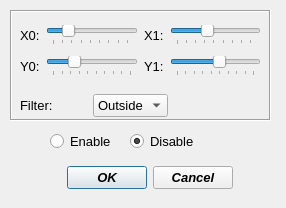
<?xml version="1.0" encoding="UTF-8"?>
<ui version="4.0">
 <class>FilterDialog</class>
 <widget class="QDialog" name="FilterDialog">
  <property name="windowModality">
   <enum>Qt::NonModal</enum>
  </property>
  <property name="geometry">
   <rect>
    <x>0</x>
    <y>0</y>
    <width>286</width>
    <height>208</height>
   </rect>
  </property>
  <property name="sizePolicy">
   <sizepolicy hsizetype="Fixed" vsizetype="Fixed">
    <horstretch>0</horstretch>
    <verstretch>0</verstretch>
   </sizepolicy>
  </property>
  <property name="minimumSize">
   <size>
    <width>286</width>
    <height>208</height>
   </size>
  </property>
  <property name="maximumSize">
   <size>
    <width>286</width>
    <height>208</height>
   </size>
  </property>
  <property name="windowTitle">
   <string>Dialog</string>
  </property>
  <property name="modal">
   <bool>true</bool>
  </property>
  <widget class="QFrame" name="frame">
   <property name="geometry">
    <rect>
     <x>10</x>
     <y>10</y>
     <width>261</width>
     <height>111</height>
    </rect>
   </property>
   <property name="font">
    <font>
     <family>Ubuntu</family>
     <pointsize>10</pointsize>
    </font>
   </property>
   <property name="frameShape">
    <enum>QFrame::Box</enum>
   </property>
   <property name="frameShadow">
    <enum>QFrame::Sunken</enum>
   </property>
   <widget class="QWidget" name="horizontalLayoutWidget_5">
    <property name="geometry">
     <rect>
      <x>10</x>
      <y>80</y>
      <width>148</width>
      <height>31</height>
     </rect>
    </property>
    <property name="font">
     <font>
      <family>Ubuntu</family>
      <pointsize>10</pointsize>
     </font>
    </property>
    <layout class="QHBoxLayout" name="horizontalLayout_5">
     <item>
      <widget class="QLabel" name="label_6">
       <property name="enabled">
        <bool>true</bool>
       </property>
       <property name="sizePolicy">
        <sizepolicy hsizetype="Minimum" vsizetype="Minimum">
         <horstretch>0</horstretch>
         <verstretch>0</verstretch>
        </sizepolicy>
       </property>
       <property name="font">
        <font>
         <family>Ubuntu</family>
         <pointsize>10</pointsize>
        </font>
       </property>
       <property name="text">
        <string>Filter:</string>
       </property>
      </widget>
     </item>
     <item>
      <widget class="QComboBox" name="filterCombo">
       <property name="font">
        <font>
         <family>Ubuntu</family>
         <pointsize>10</pointsize>
        </font>
       </property>
       <item>
        <property name="text">
         <string>Outside</string>
        </property>
       </item>
       <item>
        <property name="text">
         <string>Inside</string>
        </property>
       </item>
      </widget>
     </item>
    </layout>
   </widget>
  </widget>
  <widget class="QWidget" name="verticalLayoutWidget_2">
   <property name="geometry">
    <rect>
     <x>50</x>
     <y>160</y>
     <width>183</width>
     <height>36</height>
    </rect>
   </property>
   <property name="font">
    <font>
     <family>Ubuntu</family>
     <pointsize>10</pointsize>
    </font>
   </property>
   <layout class="QVBoxLayout" name="verticalLayout_2">
    <item>
     <widget class="QDialogButtonBox" name="buttonBox">
      <property name="font">
       <font>
        <family>Ubuntu</family>
        <pointsize>10</pointsize>
        <weight>75</weight>
        <italic>true</italic>
        <bold>true</bold>
       </font>
      </property>
      <property name="orientation">
       <enum>Qt::Horizontal</enum>
      </property>
      <property name="standardButtons">
       <set>QDialogButtonBox::Cancel|QDialogButtonBox::Ok</set>
      </property>
     </widget>
    </item>
   </layout>
  </widget>
  <widget class="QWidget" name="horizontalLayoutWidget_7">
   <property name="geometry">
    <rect>
     <x>20</x>
     <y>20</y>
     <width>241</width>
     <height>61</height>
    </rect>
   </property>
   <property name="font">
    <font>
     <family>Ubuntu</family>
     <pointsize>10</pointsize>
    </font>
   </property>
   <layout class="QHBoxLayout" name="horizontalLayout_7">
    <item>
     <layout class="QVBoxLayout" name="verticalLayout">
      <item>
       <layout class="QHBoxLayout" name="horizontalLayout">
        <item>
         <widget class="QLabel" name="label_2">
          <property name="font">
           <font>
            <family>Ubuntu</family>
            <pointsize>10</pointsize>
           </font>
          </property>
          <property name="text">
           <string>X0:</string>
          </property>
         </widget>
        </item>
        <item>
         <widget class="QSlider" name="x0Slider">
          <property name="font">
           <font>
            <family>Ubuntu</family>
            <pointsize>10</pointsize>
           </font>
          </property>
          <property name="maximum">
           <number>500</number>
          </property>
          <property name="singleStep">
           <number>10</number>
          </property>
          <property name="value">
           <number>100</number>
          </property>
          <property name="sliderPosition">
           <number>100</number>
          </property>
          <property name="orientation">
           <enum>Qt::Horizontal</enum>
          </property>
          <property name="tickPosition">
           <enum>QSlider::TicksBelow</enum>
          </property>
          <property name="tickInterval">
           <number>60</number>
          </property>
         </widget>
        </item>
       </layout>
      </item>
      <item>
       <layout class="QHBoxLayout" name="horizontalLayout_2">
        <item>
         <widget class="QLabel" name="label_3">
          <property name="font">
           <font>
            <family>Ubuntu</family>
            <pointsize>10</pointsize>
           </font>
          </property>
          <property name="text">
           <string>Y0:</string>
          </property>
         </widget>
        </item>
        <item>
         <widget class="QSlider" name="y0Slider">
          <property name="font">
           <font>
            <family>Ubuntu</family>
            <pointsize>10</pointsize>
           </font>
          </property>
          <property name="maximum">
           <number>360</number>
          </property>
          <property name="singleStep">
           <number>10</number>
          </property>
          <property name="value">
           <number>100</number>
          </property>
          <property name="sliderPosition">
           <number>100</number>
          </property>
          <property name="orientation">
           <enum>Qt::Horizontal</enum>
          </property>
          <property name="tickPosition">
           <enum>QSlider::TicksBelow</enum>
          </property>
          <property name="tickInterval">
           <number>40</number>
          </property>
         </widget>
        </item>
       </layout>
      </item>
     </layout>
    </item>
    <item>
     <layout class="QVBoxLayout" name="verticalLayout_3">
      <item>
       <layout class="QHBoxLayout" name="horizontalLayout_3">
        <item>
         <widget class="QLabel" name="label_4">
          <property name="font">
           <font>
            <family>Ubuntu</family>
            <pointsize>10</pointsize>
           </font>
          </property>
          <property name="text">
           <string>X1:</string>
          </property>
         </widget>
        </item>
        <item>
         <widget class="QSlider" name="x1Slider">
          <property name="font">
           <font>
            <family>Ubuntu</family>
            <pointsize>10</pointsize>
           </font>
          </property>
          <property name="maximum">
           <number>500</number>
          </property>
          <property name="singleStep">
           <number>10</number>
          </property>
          <property name="value">
           <number>200</number>
          </property>
          <property name="orientation">
           <enum>Qt::Horizontal</enum>
          </property>
          <property name="tickPosition">
           <enum>QSlider::TicksBelow</enum>
          </property>
          <property name="tickInterval">
           <number>60</number>
          </property>
         </widget>
        </item>
       </layout>
      </item>
      <item>
       <layout class="QHBoxLayout" name="horizontalLayout_4">
        <item>
         <widget class="QLabel" name="label_5">
          <property name="font">
           <font>
            <family>Ubuntu</family>
            <pointsize>10</pointsize>
           </font>
          </property>
          <property name="text">
           <string>Y1:</string>
          </property>
         </widget>
        </item>
        <item>
         <widget class="QSlider" name="y1Slider">
          <property name="font">
           <font>
            <family>Ubuntu</family>
            <pointsize>10</pointsize>
           </font>
          </property>
          <property name="maximum">
           <number>360</number>
          </property>
          <property name="singleStep">
           <number>10</number>
          </property>
          <property name="sliderPosition">
           <number>200</number>
          </property>
          <property name="orientation">
           <enum>Qt::Horizontal</enum>
          </property>
          <property name="tickPosition">
           <enum>QSlider::TicksBelow</enum>
          </property>
          <property name="tickInterval">
           <number>40</number>
          </property>
         </widget>
        </item>
       </layout>
      </item>
     </layout>
    </item>
   </layout>
  </widget>
  <widget class="QRadioButton" name="enableRB">
   <property name="geometry">
    <rect>
     <x>50</x>
     <y>130</y>
     <width>108</width>
     <height>23</height>
    </rect>
   </property>
   <property name="font">
    <font>
     <family>Ubuntu</family>
     <pointsize>10</pointsize>
    </font>
   </property>
   <property name="text">
    <string>Enable</string>
   </property>
   <attribute name="buttonGroup">
    <string notr="true">buttonGroup</string>
   </attribute>
  </widget>
  <widget class="QRadioButton" name="disableRB">
   <property name="geometry">
    <rect>
     <x>130</x>
     <y>130</y>
     <width>108</width>
     <height>23</height>
    </rect>
   </property>
   <property name="font">
    <font>
     <family>Ubuntu</family>
     <pointsize>10</pointsize>
    </font>
   </property>
   <property name="text">
    <string>Disable</string>
   </property>
   <property name="checked">
    <bool>true</bool>
   </property>
   <attribute name="buttonGroup">
    <string notr="true">buttonGroup</string>
   </attribute>
  </widget>
 </widget>
 <resources/>
 <connections>
  <connection>
   <sender>buttonBox</sender>
   <signal>accepted()</signal>
   <receiver>FilterDialog</receiver>
   <slot>accept()</slot>
   <hints>
    <hint type="sourcelabel">
     <x>231</x>
     <y>194</y>
    </hint>
    <hint type="destinationlabel">
     <x>157</x>
     <y>207</y>
    </hint>
   </hints>
  </connection>
  <connection>
   <sender>buttonBox</sender>
   <signal>rejected()</signal>
   <receiver>FilterDialog</receiver>
   <slot>reject()</slot>
   <hints>
    <hint type="sourcelabel">
     <x>231</x>
     <y>194</y>
    </hint>
    <hint type="destinationlabel">
     <x>285</x>
     <y>207</y>
    </hint>
   </hints>
  </connection>
  <connection>
   <sender>x0Slider</sender>
   <signal>sliderMoved(int)</signal>
   <receiver>FilterDialog</receiver>
   <slot>updateX0(int)</slot>
   <hints>
    <hint type="sourcelabel">
     <x>81</x>
     <y>32</y>
    </hint>
    <hint type="destinationlabel">
     <x>29</x>
     <y>148</y>
    </hint>
   </hints>
  </connection>
  <connection>
   <sender>y0Slider</sender>
   <signal>sliderMoved(int)</signal>
   <receiver>FilterDialog</receiver>
   <slot>updateY0(int)</slot>
   <hints>
    <hint type="sourcelabel">
     <x>100</x>
     <y>61</y>
    </hint>
    <hint type="destinationlabel">
     <x>19</x>
     <y>174</y>
    </hint>
   </hints>
  </connection>
  <connection>
   <sender>x1Slider</sender>
   <signal>sliderMoved(int)</signal>
   <receiver>FilterDialog</receiver>
   <slot>updateX1(int)</slot>
   <hints>
    <hint type="sourcelabel">
     <x>193</x>
     <y>31</y>
    </hint>
    <hint type="destinationlabel">
     <x>260</x>
     <y>136</y>
    </hint>
   </hints>
  </connection>
  <connection>
   <sender>y1Slider</sender>
   <signal>sliderMoved(int)</signal>
   <receiver>FilterDialog</receiver>
   <slot>updateY1(int)</slot>
   <hints>
    <hint type="sourcelabel">
     <x>218</x>
     <y>55</y>
    </hint>
    <hint type="destinationlabel">
     <x>262</x>
     <y>179</y>
    </hint>
   </hints>
  </connection>
  <connection>
   <sender>enableRB</sender>
   <signal>toggled(bool)</signal>
   <receiver>FilterDialog</receiver>
   <slot>updateFilterStatus(bool)</slot>
   <hints>
    <hint type="sourcelabel">
     <x>75</x>
     <y>138</y>
    </hint>
    <hint type="destinationlabel">
     <x>39</x>
     <y>136</y>
    </hint>
   </hints>
  </connection>
 </connections>
 <slots>
  <slot>updateX0(int)</slot>
  <slot>updateY0(int)</slot>
  <slot>updateX1(int)</slot>
  <slot>updateY1(int)</slot>
  <slot>updateFilterStatus(bool)</slot>
 </slots>
 <buttongroups>
  <buttongroup name="buttonGroup"/>
 </buttongroups>
</ui>
